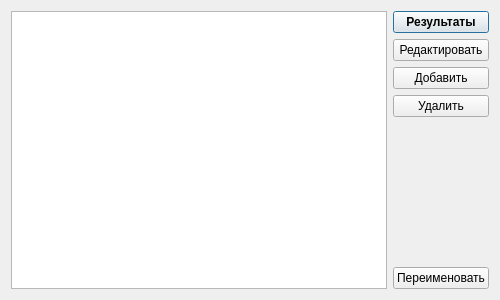
<?xml version="1.0" encoding="UTF-8"?>
<ui version="4.0">
 <class>SUTestsList</class>
 <widget class="QDialog" name="SUTestsList">
  <property name="geometry">
   <rect>
    <x>0</x>
    <y>0</y>
    <width>500</width>
    <height>300</height>
   </rect>
  </property>
  <property name="windowTitle">
   <string>QTestSuite</string>
  </property>
  <layout class="QGridLayout" name="gridLayout">
   <item row="0" column="0">
    <layout class="QHBoxLayout" name="horizontalLayout">
     <item>
      <widget class="QListWidget" name="listWidget"/>
     </item>
     <item>
      <layout class="QVBoxLayout" name="verticalLayout">
       <item>
        <widget class="QPushButton" name="pushButton">
         <property name="font">
          <font>
           <weight>75</weight>
           <bold>true</bold>
          </font>
         </property>
         <property name="text">
          <string>Результаты</string>
         </property>
        </widget>
       </item>
       <item>
        <widget class="QPushButton" name="pushButton_2">
         <property name="text">
          <string>Редактировать</string>
         </property>
        </widget>
       </item>
       <item>
        <widget class="QPushButton" name="pushButton_3">
         <property name="text">
          <string>Добавить</string>
         </property>
        </widget>
       </item>
       <item>
        <widget class="QPushButton" name="pushButton_4">
         <property name="text">
          <string>Удалить</string>
         </property>
        </widget>
       </item>
       <item>
        <spacer name="verticalSpacer">
         <property name="orientation">
          <enum>Qt::Vertical</enum>
         </property>
         <property name="sizeHint" stdset="0">
          <size>
           <width>20</width>
           <height>40</height>
          </size>
         </property>
        </spacer>
       </item>
       <item>
        <spacer name="verticalSpacer_2">
         <property name="orientation">
          <enum>Qt::Vertical</enum>
         </property>
         <property name="sizeHint" stdset="0">
          <size>
           <width>20</width>
           <height>8</height>
          </size>
         </property>
        </spacer>
       </item>
       <item>
        <widget class="QPushButton" name="pushButton_5">
         <property name="text">
          <string>Переименовать</string>
         </property>
        </widget>
       </item>
      </layout>
     </item>
    </layout>
   </item>
  </layout>
 </widget>
 <resources/>
 <connections/>
</ui>
